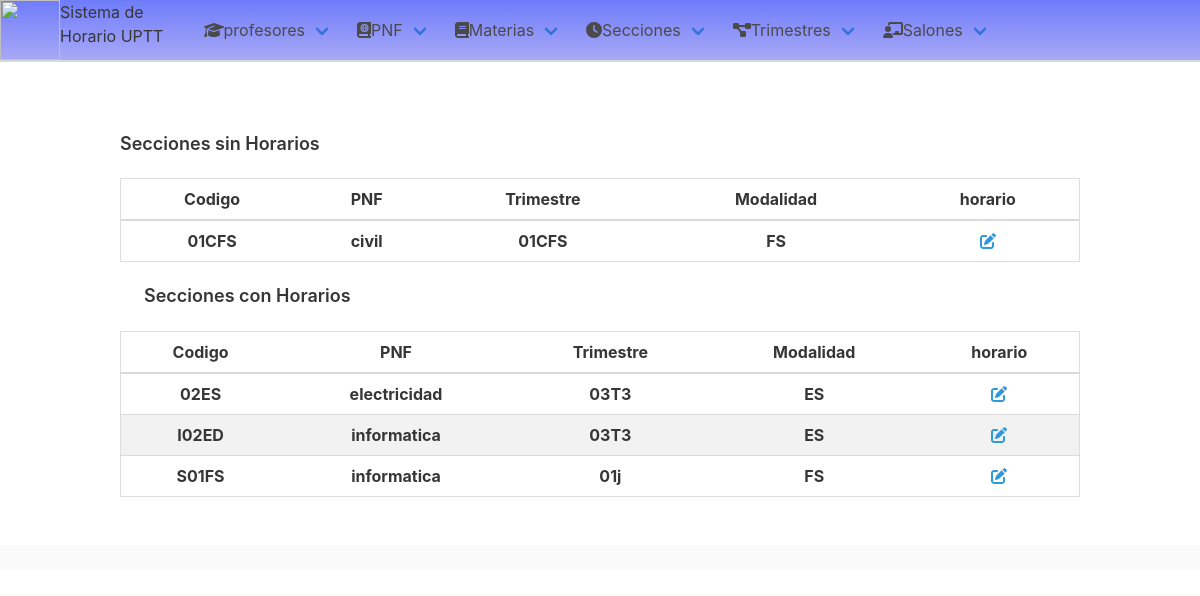
The app's page /horario/secciones with its own data.
### horario/models.py (models this page shows)
class Secciones(models.Model):
    modalidades = [('FS', "fin de semana"), ('ES', "entre semana")]
    codigo = models.CharField(max_length=10)
    pnf = models.ForeignKey(PNF, null=True, on_delete=models.CASCADE)
    trimestre = models.ForeignKey(Trimestre, on_delete=models.DO_NOTHING)
    modalidad = models.CharField(max_length=30, choices=modalidades)
    profesores = models.ManyToManyField(Profesores)
    class Meta:
        ordering = ["codigo"]
        verbose_name_plural = "Secciones"
    def __str__(self):  # __unicode__ en Python 3
        return self.codigo

class PNF(models.Model):
    nombre = models.CharField(max_length=20)
    trimetres = models.ManyToManyField(Trimestre)
    class Meta:
        ordering = ["nombre"]
        verbose_name_plural = "PNF"
    def __str__(self):
        return self.nombre

class Trimestre(models.Model):
    codigo = models.CharField(max_length=10)
    materias = models.ManyToManyField(Materias)
    Trayecto = models.PositiveIntegerField('Trayecto', null=True)
    def __str__(self):
        return self.codigo

### horario/views.py (the view)
# urls.py: path('horario/secciones', views.listaSeccionHorario, name='horario de secciones'),
def listaSeccionHorario(request):
    secciones = Secciones.objects.all()
    horarios = Horarios.objects.all()
    seccio = []
    for i in horarios:
        seccio.append(i.seccion)
    return (
        render(request, "listasHorarios/secciones_h.html",
               context={'secciones': secciones, 'conHorario': seccio, 'horarios': horarios},
               )
    )

### templates/listasHorarios/secciones_h.html
{% extends 'base.html' %}
{% block content %}
<div class="content">
    <h5 class="mt-3 has-shadow">Secciones sin Horarios </h5>
</div>
<table class="table table-container  has-text-centered ">
<thead class="has-text-centered">
<th>
    Codigo
</th>
<th>
    PNF
</th>
<th>
    Trimestre
</th>
<th >
    Modalidad
</th>
<th>
    horario
</th>
</thead>
<tbody class="has-text-weight-bold ">
{% for i in secciones %}
    {% if i not in  conHorario %}
<tr>
    <td>
        {{ i}}
    </td>
    <td>
        {{ i.pnf }}
    </td>
    <td>
        {{ i.trimestre }}
    </td>
    <td>
        {{ i.modalidad }}
    </td>
    <td id="showModal" class="has-text-centered">
        <i class="fa fa-edit has-text-info has-text-centered" onclick="popUp('profesor/{{ i.id }}')"></i>
    </td>
</tr>
    {% endif %}
{% endfor %}
</tbody>
</table>
<div class="content">
    <h5 class="m-3 has-shadow">Secciones con Horarios </h5>
</div>
<table class="table table-container  has-text-centered ">
<thead class="has-text-centered">
<th class="">
    Codigo
</th>
<th class="">
    PNF
</th>
<th class="">
    Trimestre
</th>
<th class="">
    Modalidad
</th>
<th class="">
    horario
</th>
</thead>
<tbody class="has-text-weight-bold ">
{% for i in secciones  %}
    {% if i in conHorario %}
<tr>
    <td>
        {{ i}}
    </td>
    <td>
        {{ i.pnf }}
    </td>
    <td>
        {{ i.trimestre }}
    </td>
    <td>
        {{ i.modalidad }}
    </td>
    <td id="showModal" class="has-text-centered">
        <i class="fa fa-edit has-text-info has-text-centered" onclick="popUp('profesor/{{ i.id }}')"></i>
    </td>
</tr>
    {% endif %}
{% endfor %}
</tbody>
</table>
{% endblock %}

### static/horario/css/styles.css (style rules this page uses)
body { padding: 0; margin: 0; }
tr:nth-child(even) { background-color: #f2f2f2 }
th, td { text-align: center !important; padding: 16px; }
table { border-collapse: collapse; border-spacing: 0; width: 100%; border: 1px solid #ddd; margin-top: 20px; }
thead { background-color: dodgerblue; }
.m-3 { margin: 1.5rem; }
.mt-3 { margin-top: 1.5rem; }

### records on screen
Secciones: codigo "01CFS", pnf "civil", trimestre "01CFS", modalidad "FS"
Secciones: codigo "02ES", pnf "electricidad", trimestre "03T3", modalidad "ES"
Secciones: codigo "I02ED", pnf "informatica", trimestre "03T3", modalidad "ES"
Secciones: codigo "S01FS", pnf "informatica", trimestre "01j", modalidad "FS"
